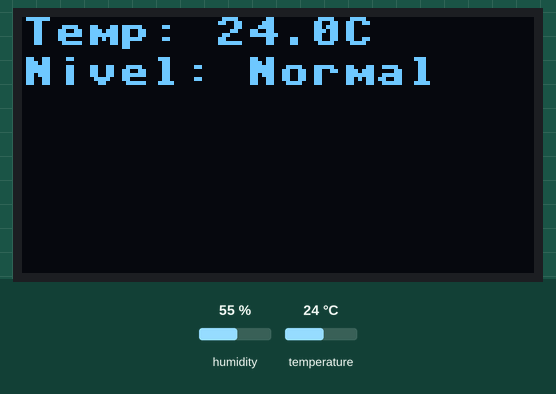
This program was run on a simulated Raspberry Pi Pico running MicroPython. Shown: 128×64 one-colour display. Wiring (from the project's diagram.json): DHT22 sensor on GP15. The test bench sets the inputs (shaded band); at power-on: temperature 24 °C, humidity 55 %. Library files of the repository ran but are not shown: ssd1306.py.

Above: at 1.2 s.
1.3 s: temperature set to 20.3 °C
At 2.8 s:
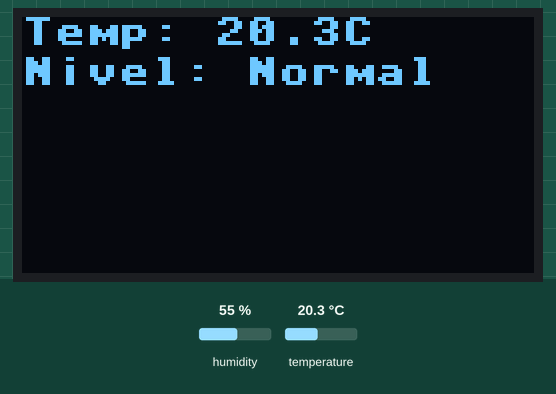
4.0 s: temperature set to 19.3 °C
At 4.9 s:
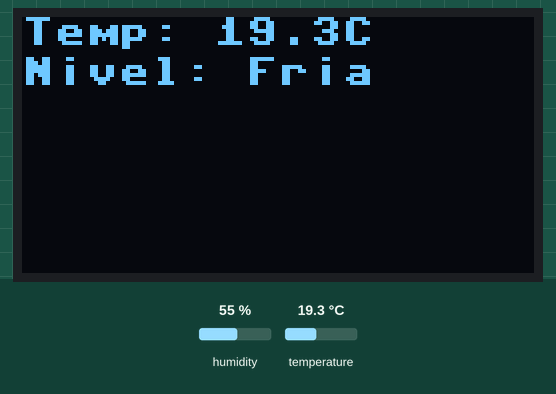
6.7 s: temperature set to 33 °C
At 9.0 s:
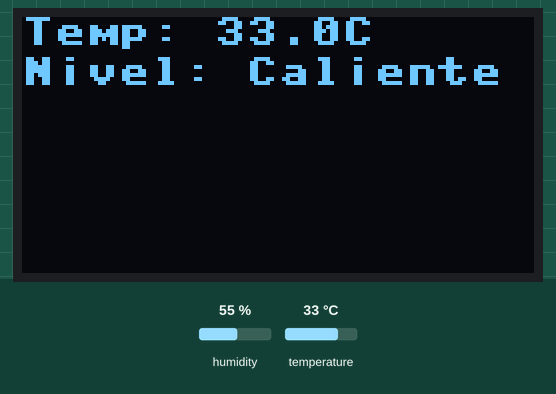
Timing chart, 0 to 10.5 s (numbered marks = the images above; inputs shaded):
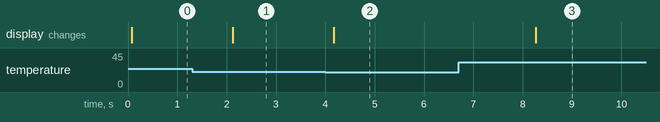

The program:

main.py
```python
# ---------------------------------------------------------------------------------
#  Lenguajes de Interfaz en TECNM Campus ITT
#  Autor: Castro Balbuena Angel Andres
#  Fecha: 2025-05-13
#  Descripción: Práctica #7 - Termometro
# ---------------------------------------------------------------------------------

from machine import Pin, I2C
import ssd1306
import dht
import time

sensor = dht.DHT22(Pin(15))
i2c = I2C(0, scl=Pin(5), sda=Pin(4))
oled = ssd1306.SSD1306_I2C(128, 64, i2c)

while True:
    sensor.measure()
    temp = sensor.temperature()

    if temp < 20:
        nivel = "Fria"
    elif temp > 30:
        nivel = "Caliente"
    else:
        nivel = "Normal"

    oled.fill(0)
    oled.text("Temp: {:.1f}C".format(temp), 0, 0)
    oled.text("Nivel: {}".format(nivel), 0, 10)
    oled.show()
    time.sleep(2)
```

Measured:
- the behaviour switches between 20 and 19.9 °C on temperature (found by bisection; images 1 and 2)
- after the input at 1.3 s, the display: changes after 0.82 s (image 1)
- after the input at 4.0 s, the display: changes after 0.17 s (image 2)
- after the input at 6.7 s, the display: changes after 1.6 s (image 3)
